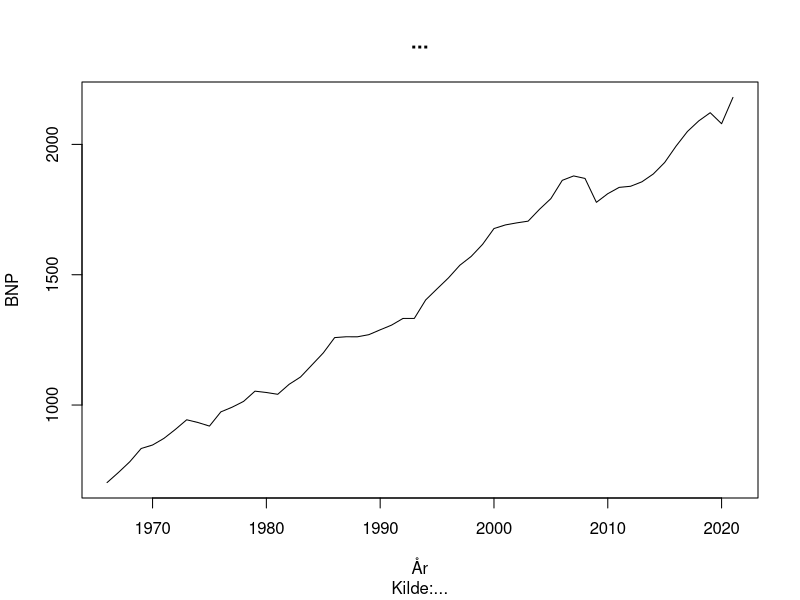
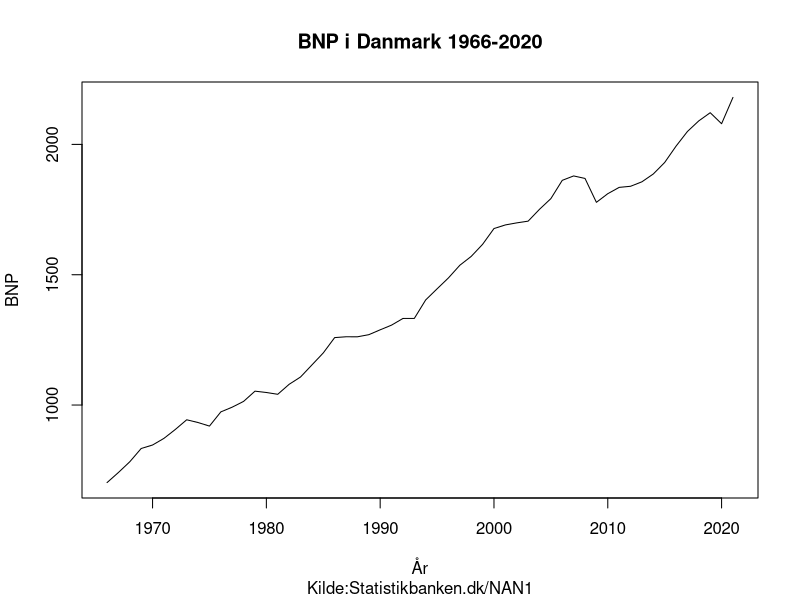
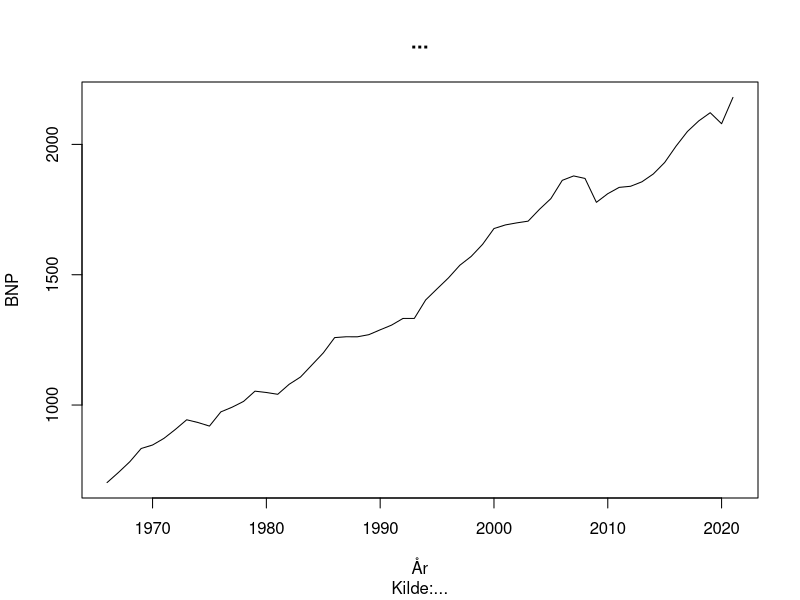
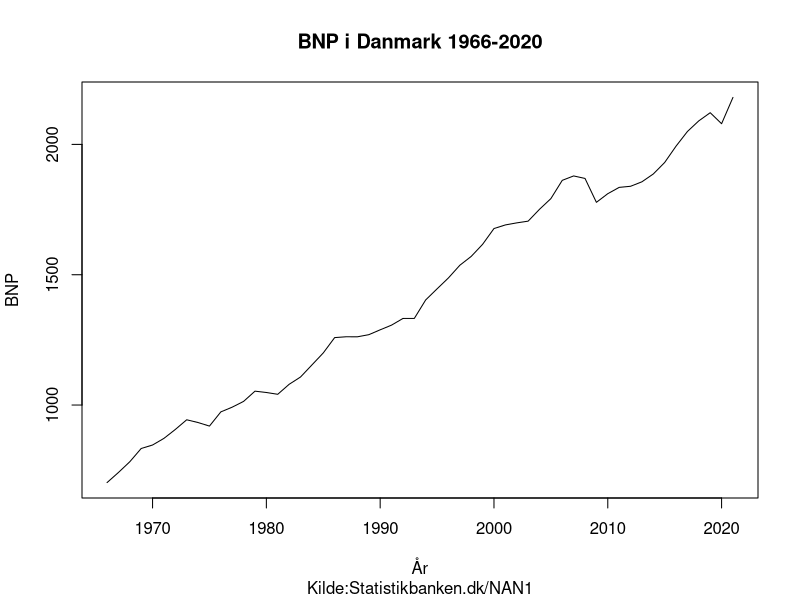
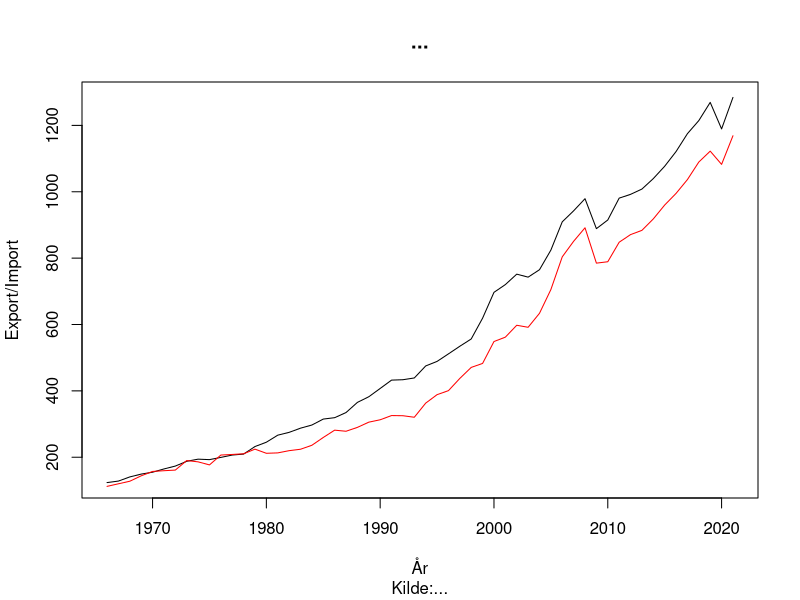
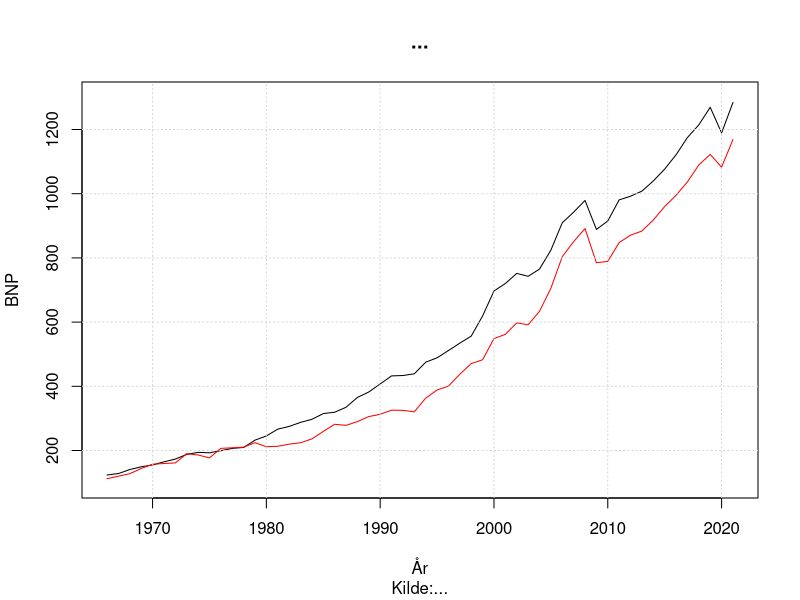
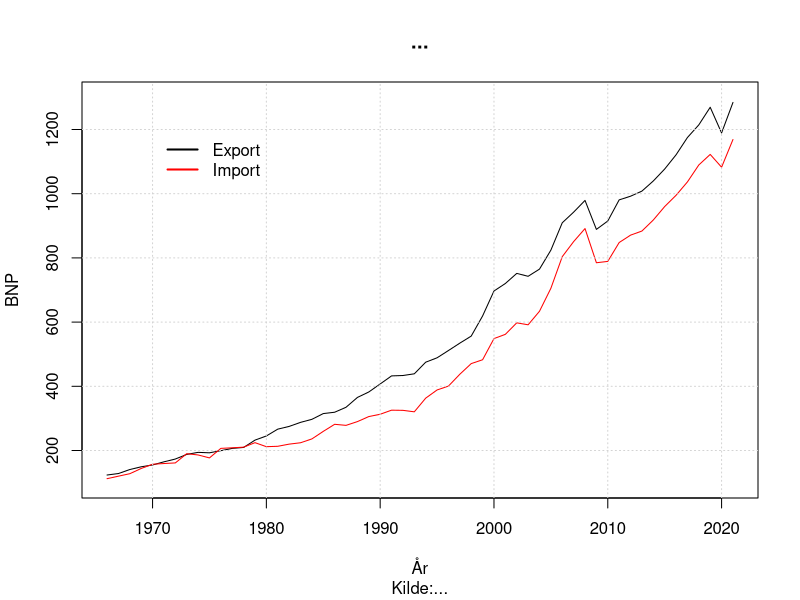
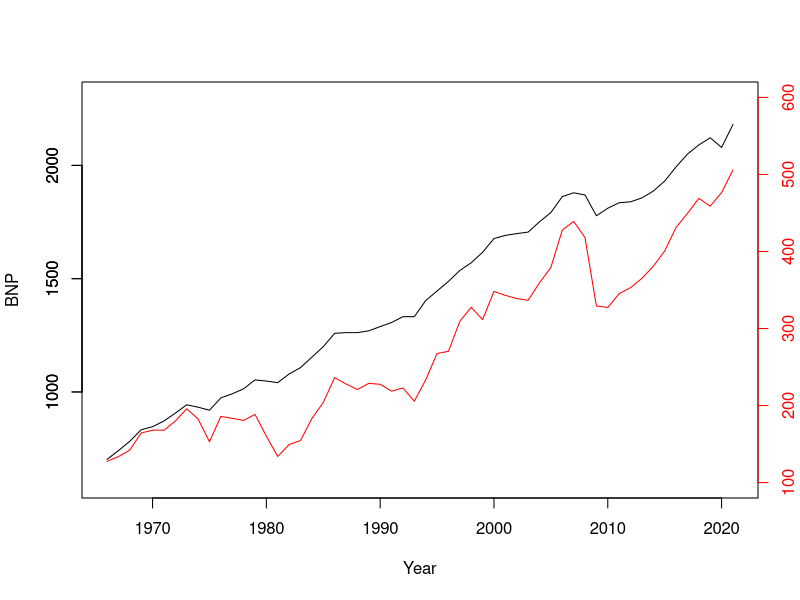

These figures' R source, in order:
## ---- chunk 1
library(readxl)
BNP <- read_excel("bnp.xlsx")
View(BNP) 
## ---- chunk 2
BNP$Year
BNP$BNP
## ---- chunk 3
plot(BNP$Year,BNP$BNP,type="l",lty=1,lwd=1,xlab="År",
ylab="BNP",col="black",main="...",sub="Kilde:...")
## ---- chunk 4
plot(BNP$Year,BNP$BNP,type="l",lty=1,lwd=1,xlab="År",ylab="BNP",col="black",main="BNP i Danmark 1966-2020",sub="Kilde:Statistikbanken.dk/NAN1")
## ---- chunk 5
Export <- read_excel("Export.xlsx")
View(Export)
## ---- chunk 6
Export$Year
Export$X
## ---- chunk 7
plot(BNP$Year,BNP$BNP,type="l",lty=1,lwd=1,xlab="År",
ylab="BNP",col="black",main="...",sub="Kilde:...")
## ---- chunk 8
plot(BNP$Year,BNP$BNP,type="l",lty=1,lwd=1,xlab="År",ylab="BNP",col="black",main="BNP i Danmark 1966-2020",sub="Kilde:Statistikbanken.dk/NAN1")
## ---- chunk 9
Import <- read_excel("Import.xlsx")
View(Import)
## ---- chunk 10
plot(Export$Year,Export$X,type="l",lty=1,lwd=1,xlab="År",ylab="Export/Import",col="black",main="...",sub="Kilde:...");lines(Import$Year, Import$Import,type="l",lty=1,lwd=1,col="red")
## ---- chunk 11
plot(Export$Year,Export$X,type="l",lty=1,lwd=1,xlab="År",
ylab="BNP",col="black",main="...",sub="Kilde:...",ylim=c(100,1300)); lines(Import$Year,Import$Import,type="l",lty=1,lwd=1,col="red");grid()
## ---- chunk 12
plot(Export$Year,Export$X,type="l",lty=1,lwd=1,xlab="År",
ylab="BNP",col="black",main="...",sub="Kilde:...",ylim=c(100,1300));lines(Import$Year,Import$Import,type="l",lty=1,lwd=1,col="red"); legend(x=1970,y= 1200,legend=c("Export","Import"),lty=1,lwd=2,col=c("Black","Red"),bty="n"); grid()
## ---- chunk 13
Inv <- read_excel("Inv.xlsx")
## ---- chunk 14
plot(BNP$Year,BNP$BNP, ylim=c(600,2300), xlab="Year", ylab="BNP", 
type="l",col="black", main="");axis(2, ylim=c(600,2300),col="black") 
  
par(new=TRUE)
  
plot(Inv$Year,Inv$I, ylab= "", xlab = "", ylim=c(100,600), 
    axes=FALSE, type="l", col="red");axis(4, ylim=c(100,600), col="red",col.axis="red")
## ---- chunk 15
plot(BNP$Year,BNP$BNP, xlim = c(1982,2007), xlab="Year", ylab="BNP", 
type="l",col="black", main="");axis(2, ylim=c(600,2300),col="black")
## ---- chunk 16
plot(BNP$Year[-1],diff(BNP$BNP), xlim = c(1982,2007), xlab="Year", ylab="BNP", 
type="l",col="black", main="");axis(2, ylim=c(600,2300),col="black") 
